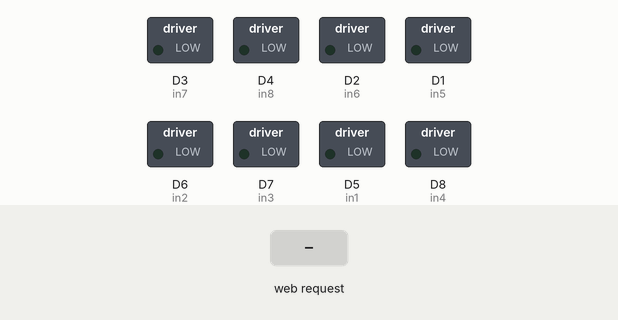
Recording of a sketch running on a simulated ESP8266 (NodeMCU). Parts: switched loads named in the sketch (green lamp = pin HIGH). The inputs (shaded band) are chosen by the test bench. WiFi joins after 1.5 s; servers stay silent unless stated; what the sketch prints to the serial monitor is not drawn.

Above: at 2.7 s.
2.8 s: HTTP request GET /start1 received
At 3.4 s:
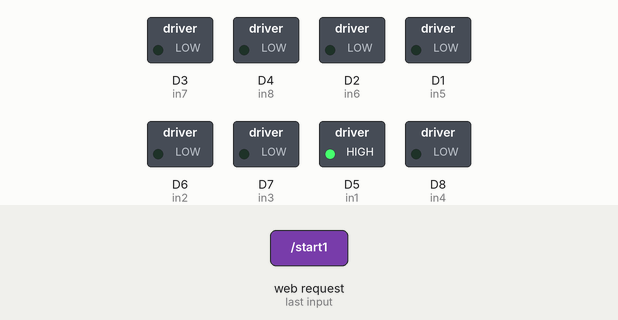
4.3 s: HTTP request GET /start2 received
At 5.5 s:
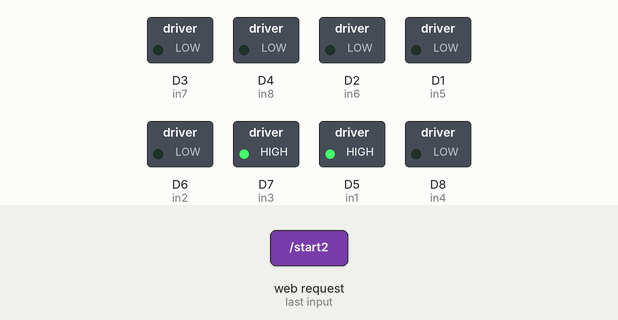
5.8 s: HTTP request GET /stop1 received
At 6.9 s:
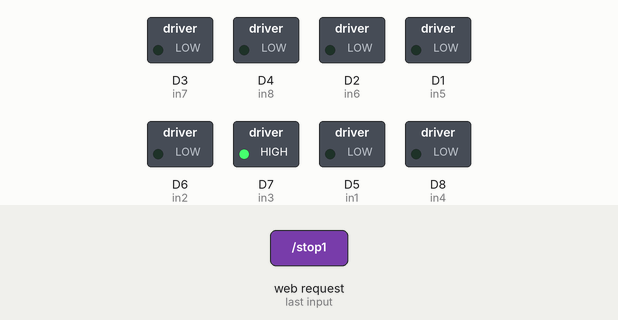
7.3 s: HTTP request GET /start3 received
At 8.0 s:
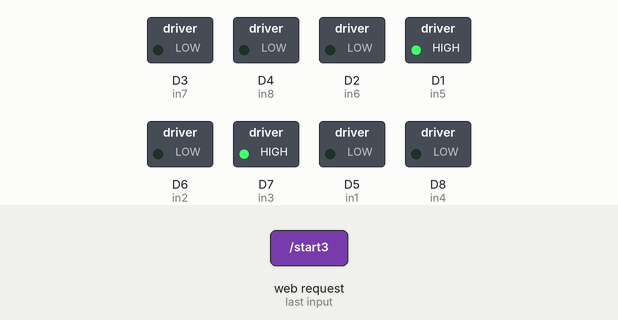
8.8 s: HTTP request GET /stop2 received
At 9.2 s:
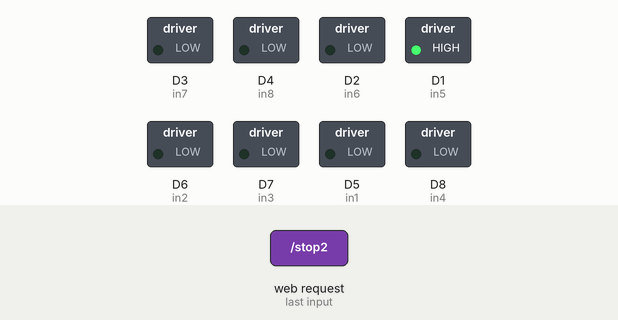
10.3 s: HTTP request GET /start1?value=1 received
At 11.5 s:
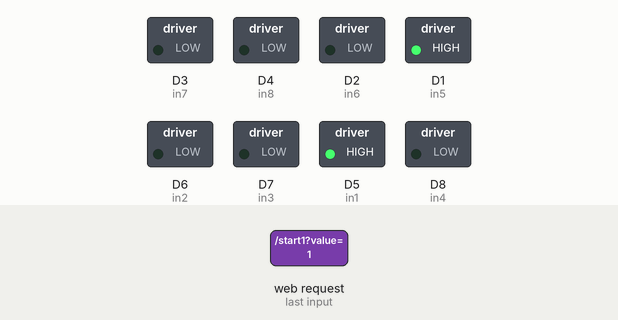
Timing chart, 0 to 12.8 s (numbered marks = the images above; inputs shaded):
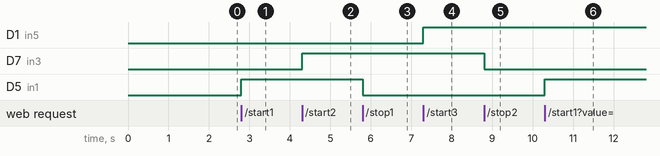

Measured:
- after the input at 2.8 s, D5 (in1): LOW → HIGH at once
- after the input at 4.3 s, D7 (in3): LOW → HIGH at once
- after the input at 5.8 s, D5 (in1): HIGH → LOW at once
- after the input at 7.3 s, D1 (in5): LOW → HIGH at once
- after the input at 8.8 s, D7 (in3): HIGH → LOW at once
- after the input at 10.3 s, D5 (in1): LOW → HIGH at once

The sketch:

Motor_Control_Speed.ino
```cpp
#include <ESP8266WiFi.h>
#include <ESP8266WebServer.h>

const char* ssid = "car";
const char* password = "car12345";

// Motor1 & Motor2 (DriverA)
const int in1 = D5;
const int in2 = D6;
const int in3 = D7;
const int in4 = D8;

// Motor3 & Motor4 (DriverB)
const int in5 = D1;
const int in6 = D2;
const int in7 = D3;
const int in8 = D4;

// Motor states
int motor1Speed = 400, motor2Speed = 400, motor3Speed = 400, motor4Speed = 400;
bool motor1Running = false, motor2Running = false, motor3Running = false, motor4Running = false;

ESP8266WebServer server(80);

void setup() {
  Serial.begin(115200);

  // Motor pins
  int pins[] = {in1,in2,in3,in4,in5,in6,in7,in8};
  for(int i=0;i<8;i++) pinMode(pins[i], OUTPUT);

  // Stop all motors initially
  for(int i=0;i<8;i++) digitalWrite(pins[i], LOW);

  // Increase PWM frequency for smoother response
  analogWriteFreq(2000); // 2kHz PWM

  // Connect to WiFi
  WiFi.begin(ssid, password);
  Serial.print("Connecting to WiFi");
  while(WiFi.status() != WL_CONNECTED) { delay(500); Serial.print("."); }
  Serial.println("\nConnected!");
  Serial.print("IP: "); Serial.println(WiFi.localIP());

  // Web routes
  server.on("/", handleRoot);

  // Motor1
  server.on("/start1", [](){ motor1Running = true; server.send(200,"text/plain","Motor1 Started"); });
  server.on("/stop1", [](){ motor1Running = false; server.send(200,"text/plain","Motor1 Stopped"); });
  server.on("/speed1", [](){ if(server.hasArg("value")) motor1Speed=server.arg("value").toInt(); server.send(200,"text/plain","Motor1 Speed Updated"); });

  // Motor2
  server.on("/start2", [](){ motor2Running = true; server.send(200,"text/plain","Motor2 Started"); });
  server.on("/stop2", [](){ motor2Running = false; server.send(200,"text/plain","Motor2 Stopped"); });
  server.on("/speed2", [](){ if(server.hasArg("value")) motor2Speed=server.arg("value").toInt(); server.send(200,"text/plain","Motor2 Speed Updated"); });

  // Motor3
  server.on("/start3", [](){ motor3Running = true; server.send(200,"text/plain","Motor3 Started"); });
  server.on("/stop3", [](){ motor3Running = false; server.send(200,"text/plain","Motor3 Stopped"); });
  server.on("/speed3", [](){ if(server.hasArg("value")) motor3Speed=server.arg("value").toInt(); server.send(200,"text/plain","Motor3 Speed Updated"); });

  // Motor4
  server.on("/start4", [](){ motor4Running = true; server.send(200,"text/plain","Motor4 Started"); });
  server.on("/stop4", [](){ motor4Running = false; server.send(200,"text/plain","Motor4 Stopped"); });
  server.on("/speed4", [](){ if(server.hasArg("value")) motor4Speed=server.arg("value").toInt(); server.send(200,"text/plain","Motor4 Speed Updated"); });

  server.begin();
  Serial.println("HTTP server started");
}

void loop() {
  server.handleClient();

  // Apply PWM continuously for instant response
  analogWrite(in1, motor1Running ? motor1Speed : 0); digitalWrite(in2, motor1Running ? LOW : LOW);
  analogWrite(in3, motor2Running ? motor2Speed : 0); digitalWrite(in4, motor2Running ? LOW : LOW);
  analogWrite(in5, motor3Running ? motor3Speed : 0); digitalWrite(in6, motor3Running ? LOW : LOW);
  analogWrite(in7, motor4Running ? motor4Speed : 0); digitalWrite(in8, motor4Running ? LOW : LOW);
}

// HTML Page
void handleRoot() {
  String html = R"rawliteral(
  <!DOCTYPE html>
  <html>
  <head>
    <title>ESP8266 4-Motor Control</title>
    <style>
      body { font-family: Arial; text-align: center; margin-top: 30px; }
      h2 { color: #333; }
      button { width: 120px; height: 40px; font-size: 16px; margin: 5px; border-radius: 8px; cursor: pointer; border: none; }
      .start { background: #4CAF50; color: white; } .stop { background: #f44336; color: white; }
      input[type=range] { width: 80%; margin-top: 10px; }
      .motor { margin-bottom: 30px; }
    </style>
  </head>
  <body>
)rawliteral";

  for(int m=1;m<=4;m++){
    html += "<div class='motor'><h2>Motor"+String(m)+" Control</h2>";
    html += "<button class='start' onclick=\"fetch('/start"+String(m)+"')\">Start</button>";
    html += "<button class='stop' onclick=\"fetch('/stop"+String(m)+"')\">Stop</button><br>";
    html += "<label>Speed"+String(m)+": <span id='speed"+String(m)+"Val'>400</span></label><br>";
    html += "<input type='range' min='0' max='1023' value='400' oninput='updateSpeed"+String(m)+"(this.value)'>";
    html += "</div>";
  }

  html += "<script>\n";
  for(int m=1;m<=4;m++){
    html += "let timeout"+String(m)+";\n";
    html += "function updateSpeed"+String(m)+"(val){\n";
    html += "document.getElementById('speed"+String(m)+"Val').innerText=val;\n";
    html += "clearTimeout(timeout"+String(m)+");\n";
    html += "timeout"+String(m)+"=setTimeout(()=>{fetch('/speed"+String(m)+"?value='+val);},30);\n";
    html += "}\n";
  }
  html += "</script>\n</body></html>";

  server.send(200,"text/html",html);
}
```
